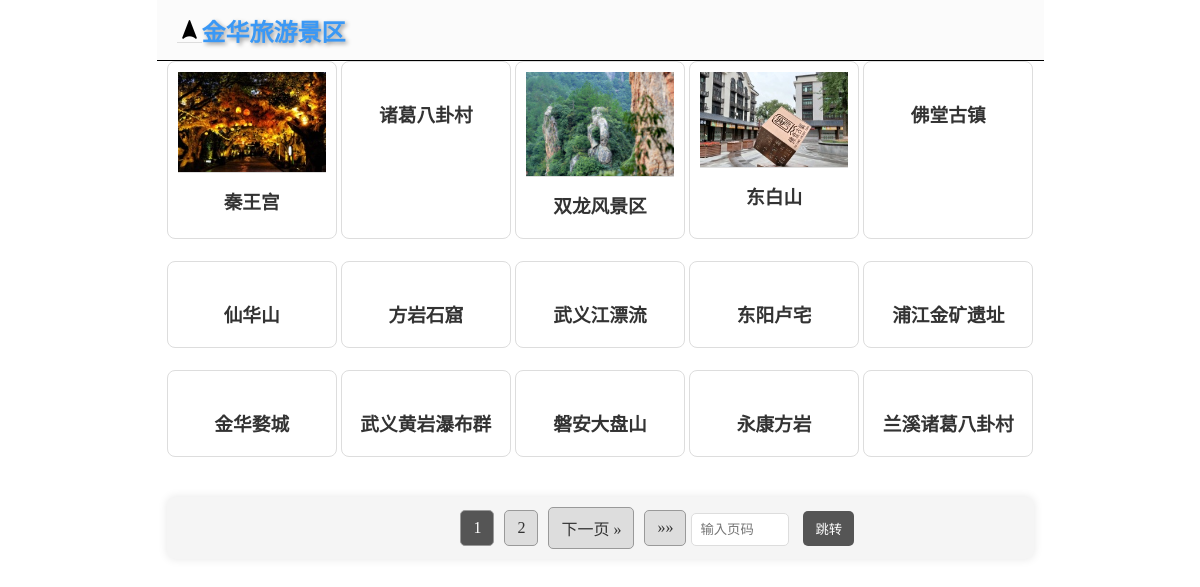
Screenshot of /tourists.php with the database file from the repository.
### tables this page shows
CREATE TABLE `tourists_place` (
  `tourist_id` int(11) NOT NULL,
  `name` varchar(255) DEFAULT NULL,
  `img` varchar(255) DEFAULT NULL
);

### tourists.php (the view, shortened to what this page needs)
<?php
require "config.php";
?>
<!DOCTYPE html>
<html lang="en">
<head>
    <link rel="stylesheet" href="./css/tourists.css">
</head>
<body>
    <div class="container">
        <div class="top">
            <img src="./image/navigate.png" alt="">
            <h2>
                金华旅游景区
            </h2>
        </div>
        <div class="main">
            <ul class="tourist-list">
                <?php
                $items_per_row = 5;
                $rows_per_page = 3;
                $total_items = mysqli_num_rows(mysqli_query($conn, "SELECT * FROM tourists_place"));
                $total_pages = ceil($total_items / ($items_per_row * $rows_per_page));
                $current_page = isset($_GET['page']) ? $_GET['page'] : 1;
                $offset = ($current_page - 1) * $items_per_row * $rows_per_page;
                $query = "SELECT * FROM tourists_place LIMIT $offset, " . ($items_per_row * $rows_per_page);
                $result = mysqli_query($conn, $query);
                while ($row = mysqli_fetch_assoc($result)) {
                    $tourist_id = $row['tourist_id'];
                    $name = $row['name'];
                    $img = $row['img'];
                    echo "<li>";
                    echo "<a href='tourist_detail.php?tourist_id=$tourist_id' id='tourist_$tourist_id' target='_blank'>";
                    echo "<img src='$img' alt=''>";
                    echo "<h3>$name</h3>";
                    echo "</a>";
                    echo "</li>";
                }
                ?>
            </ul>
            <div class="pagination-container">
                <div class="pagination">
                    <?php
                    for ($i = 1; $i <= $total_pages; $i++) {
                        $active_class = ($i == $current_page) ? 'active' : '';
                        echo "<a href='?page=$i' class='page-btn $active_class'>$i</a>";
                    }
                    if ($current_page < $total_pages) {
                        echo "<a href='?page=" . ($current_page + 1) . "' class='page-btn'>下一页 &raquo;</a>";
                        echo "<a href='?page=$total_pages' class='page-btn'>&raquo;&raquo;</a>";
                    }
                    ?>
                </div>
                <div class="search">
                    <form action="" method="get">
                        <input type="number" name="page" placeholder="输入页码" min="1" max="<?php echo $total_pages; ?>">
                        <button type="submit">跳转</button>
                    </form>
                </div>
            </div>
        </div>
    </div>
</body>
</html>

### css/tourists.css (style rules this page uses)
* { padding: 0px; margin: 0; }
.container { width: 85%; margin: 0 auto; background-color: #ffffff; }
.top { margin: auto; width: 85%; height: 60px; padding-left: 20px; display: flex; align-items: center; border-bottom: 1px solid black; background-color: rgba(210, 210, 212, 0.1); }
.top img { width: 25px; height: 25px; }
.top h2 { display: inline-block; color: #3a98f5; text-shadow: 2px 2px 4px rgba(0, 0, 0, 0.4); font-family: 'Arial', sans-serif; }
.main { width: 85%; margin: 0 auto; text-align: center; }
ul { list-style: none; padding: 0; display: flex; flex-wrap: wrap; justify-content: space-between; gap: 2px; }
li { width: calc(20% - 5px); margin-bottom: 20px; overflow: hidden; border: 1px solid #ddd; border-radius: 8px; transition: transform 0.3s ease-in-out; }
a { text-decoration: none; color: #333; display: block; padding: 10px; }
img { width: 100%; height: auto; border-bottom: 1px solid #ddd; }
h3 { margin: 10px 0; }
.pagination-container { display: flex; align-items: center; margin-top: 20px; background-color: #f5f5f5; padding: 10px; border-radius: 8px; box-shadow: 0 0 10px rgba(0, 0, 0, 0.1); }
.pagination { display: flex; align-items: center; margin-left: auto; }
.page-btn { margin: 0 5px; padding: 8px 12px; text-decoration: none; color: #333; background-color: #ddd; border: 1px solid #999; border-radius: 5px; transition: background-color 0.3s; }
.page-btn.active { background-color: #555; color: #fff; }
.search { display: flex; align-items: center; padding-right: 20%; }
.search input { padding: 8px; width: 80px; margin-right: 10px; border: 1px solid #ddd; border-radius: 5px; }
.search button { padding: 8px 12px; background-color: #555; color: #fff; border: none; border-radius: 5px; cursor: pointer; transition: background-color 0.3s; }

### rows the page displays
tourists_place: img (picture), name "秦王宫"
tourists_place: name "诸葛八卦村"
tourists_place: img (picture), name "双龙风景区"
tourists_place: img (picture), name "东白山"
tourists_place: name "佛堂古镇"
tourists_place: name "仙华山"
tourists_place: name "方岩石窟"
tourists_place: name "武义江漂流"
tourists_place: name "东阳卢宅"
tourists_place: name "浦江金矿遗址"
tourists_place: name "金华婺城"
tourists_place: name "武义黄岩瀑布群"
tourists_place: name "磐安大盘山"
tourists_place: name "永康方岩"
tourists_place: name "兰溪诸葛八卦村"
